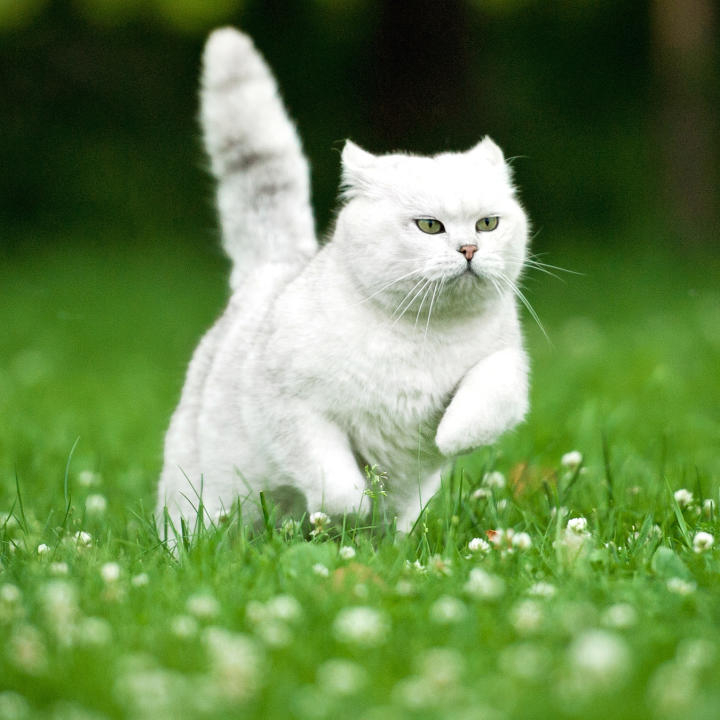
#> input picture images/cat1.jpg, 720 x 720 px
$ python test_zoom.py   (older library calls are emulated)
#> lines starting #> are read from the running program, lines starting #| are printed output that depends on the picture
### zoom.py
#!/usr/bin/python3

# Karthik Karanth, 2017
# This is my solution to problem statement 2 in "image processing" for GreedyGame
# Usage: zoom.py <path to image> <pivot x> <pivot y> <scale>

# Problem statement on python without library
# 1. Take any image as input and give a zoomed image as output.
# 2. Width and height needs to be same of input and output image.
# 3. Take pivot point (where to zoom) and scale as parameters.
# 4. You can only use image libraries for loading and saving images, NOT for the function part.

import sys
from math import ceil, floor

import numpy as np
from scipy.misc import imread, imsave

def resize(img, new_size):
    """
    Resizes an image using nearest neighbour interpolation

    img: a numpy array of dimensions (w, h, c) with the image
    new_size: a tuple of the form (h, w) where h is the width of
              the new image, and w is the width of the new image
    """
    # Width, height, channels
    h, w = img.shape[0], img.shape[1]
    new_h, new_w = new_size

    if len(img.shape) == 3:
        # Color image
        c = img.shape[2]
        new_img = np.zeros((new_h, new_w, c), dtype='uint8')
    else:
        # Grayscale image
        new_img = np.zeros((new_h, new_w), dtype='uint8')

    scale_w = new_w / w
    scale_h = new_h / h

    for i in range(new_w):
        for j in range(new_h):
            # Nearest neighbour interpolation
            pixel = img[floor(j / scale_h), floor(i / scale_w)]
            new_img[j, i] = pixel
            continue
    return new_img

def zoom(img, px, py, scale):
    """
    Zooms into an image

    img: a numpy array of dimensions (w, h, c) with the image
    px: x coordinate of the pivot (topleft corner is 0,0)
    py: y coordinate of the pivot (topleft corner is 0,0)
    scale: factor by which to scale image
    """
    # height, width
    h, w = img.shape[0], img.shape[1]

    # Bounding box width and height
    bb_w = ceil(w / scale)
    bb_h = ceil(h / scale)

    # Move the pivot to ensure that we can zoom into that part
    px = max(bb_w // 2, px)
    px = min(w - bb_w // 2, px)
    py = max(bb_h // 2, py)
    py = min(h - bb_h // 2, py)

    # Crop out the region of interest
    new_img = img[py - bb_h // 2: py + bb_h // 2, px - bb_w // 2:px + bb_w //2]

    new_img = resize(new_img, (h, w))

    return new_img

# [16 lines left out: function main, not called in this run]

# [2 lines that do not run on import are left out]

### test_zoom.py
#!/usr/bin/python3

# Karthik Karanth, 2017
# This is my solution to problem statement 2 in "image processing"
# Usage: test_zoom.py

import matplotlib.pyplot as plt
from scipy.misc import imread

from zoom import zoom

plt.rcParams['image.cmap'] = 'gray'

file_count = 4
filepaths = ['images/cat1.jpg', 'images/cat2.jpg', 'images/cat3.jpg', 'images/cat4.jpg']
pivots = [(256, 256), (450, 220), (50, 50), (320, 100)]
scales = [1.5, 4.67, 9, 2]

for i in range(file_count):
    filepath, pivot, scale = filepaths[i], pivots[i], scales[i]

    img = imread(filepath)
#> img is the input picture: shape (720, 720, 3); mean R, G, B 104.4, 135, 78.6
    zoomed_img = zoom(img, *pivot, scale)
#> in zoom, `new_img = img[py - bb_h // 2: py + bb_h // 2, px - bb_w // 2:px + bb_w..`:
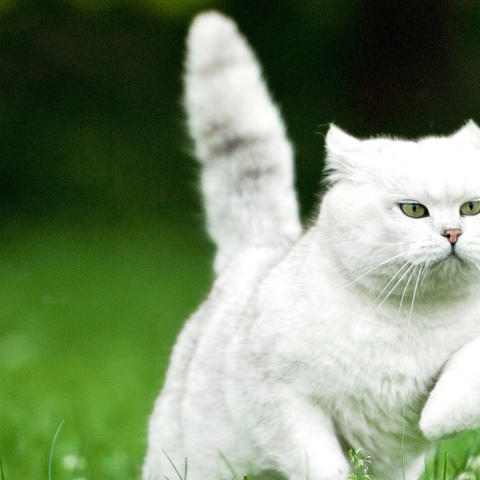
#> new_img: shape (480, 480, 3); mean R, G, B 121.4, 139.2, 108.2

    plt.subplot(2, file_count, i + 1)
    plt.imshow(img)
    plt.plot([pivot[0]], [pivot[1]], 'o', c='r')
    plt.axis('off')
    plt.title('{}x{}'.format(img.shape[1], img.shape[0]))

    plt.subplot(2, file_count, i + 1 + file_count)
    plt.imshow(zoomed_img)
    plt.axis('off')
    plt.title('Scale: {}'.format(scale))
#> pass 2 of the loop `for i in range(file_count):`:
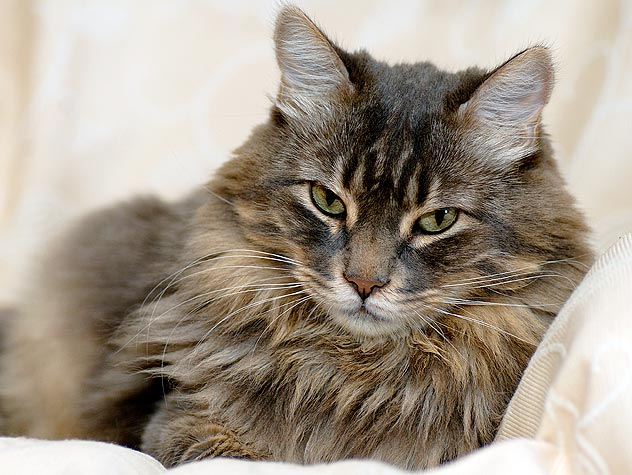
#> input picture images/cat2.jpg, 632 x 475 px
#> img is the input picture: shape (475, 632, 3); mean R, G, B 163.4, 152.6, 139
#> in zoom (call 2), `new_img = img[py - bb_h // 2: py + bb_h // 2, px - bb_w // 2:px + bb_w..`:
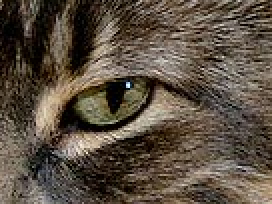
#> new_img: shape (102, 136, 3) (shown 2 times larger); mean R, G, B 90.6, 78.8, 65.8
#> after the loop in resize (call 2), `for i in range(new_w):`:
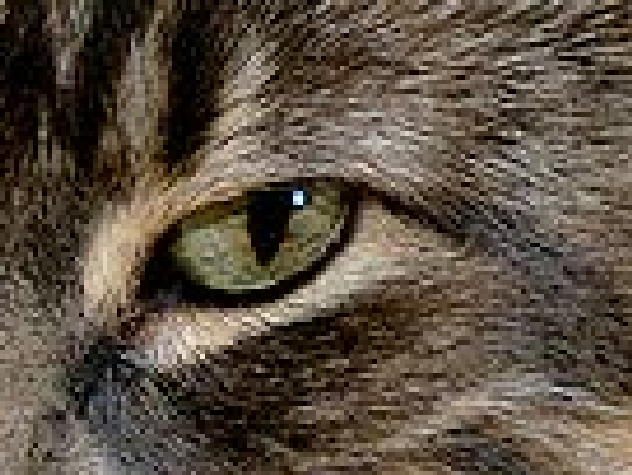
#> new_img: shape (475, 632, 3); mean R, G, B 90.5, 78.8, 65.8
#> pass 3 of the loop `for i in range(file_count):`:
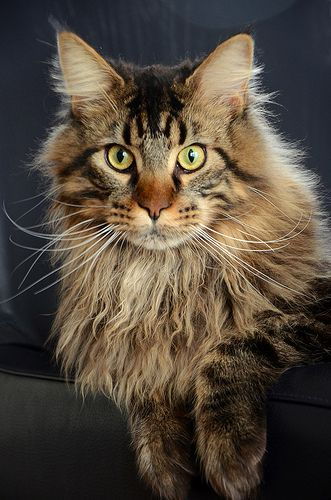
#> input picture images/cat3.jpg, 331 x 500 px
#> img is the input picture: shape (500, 331, 3); mean R, G, B 82.8, 72.3, 60.1
#> in zoom (call 3), `new_img = img[py - bb_h // 2: py + bb_h // 2, px - bb_w // 2:px + bb_w..`:
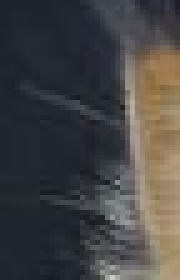
#> new_img: shape (56, 36, 3) (shown 5 times larger); mean R, G, B 69.9, 68, 68.2
#> the loop made 4 passes; the first 3 are shown

plt.tight_layout()
plt.show()
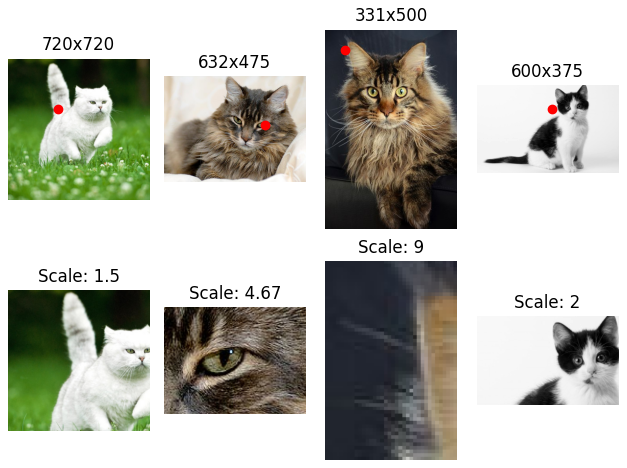
#> figure drawn by matplotlib, 8 panels
